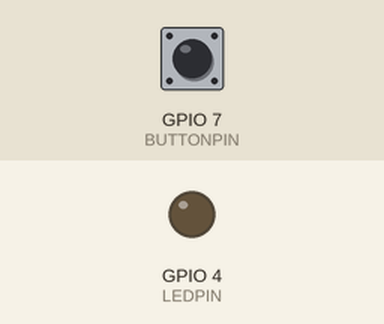
A program run on a simulated Raspberry Pi (BCM pin numbers). Shown: output pins drawn as LEDs (lit = HIGH). The test bench sets the inputs (shaded band); at power-on: GPIO 7 (BUTTONPIN) LOW.

Above: at 1.2 s.
1.3 s: GPIO 7 (BUTTONPIN) pulled HIGH for 0.15 s
At 1.37 s:
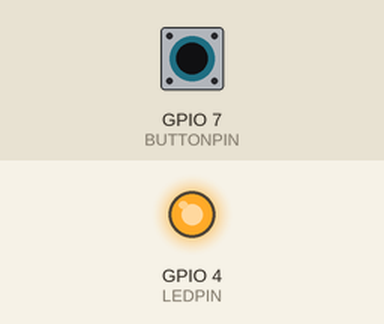
2.9 s: GPIO 7 (BUTTONPIN) pulled HIGH for 3.2 s
At 7.0 s:
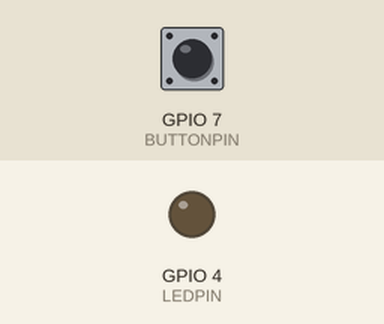
Timing chart, 0 to 8.5 s (numbered marks = the images above; inputs shaded):
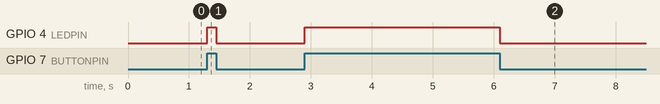

Measured:
- after the input at 1.3 s, GPIO 4 (LEDPIN): LOW → HIGH at once, → LOW 0.15 s later
- after the input at 2.9 s, GPIO 4 (LEDPIN): LOW → HIGH at once, → LOW 3.2 s later

The program:

brick_analog_button.py
```python
# coding: utf-8
#
# FaBo Brick Sample
#
# brick_analog_button
#

import RPi.GPIO as GPIO

LEDPIN = 4
BUTTONPIN = 7

GPIO.setwarnings(False)
GPIO.setmode( GPIO.BCM )
GPIO.setup( LEDPIN, GPIO.OUT )
GPIO.setup( BUTTONPIN, GPIO.IN )

while True:
	if( GPIO.input( BUTTONPIN ) ):
		GPIO.output( LEDPIN, True )
	else:
		GPIO.output( LEDPIN, False )
```
